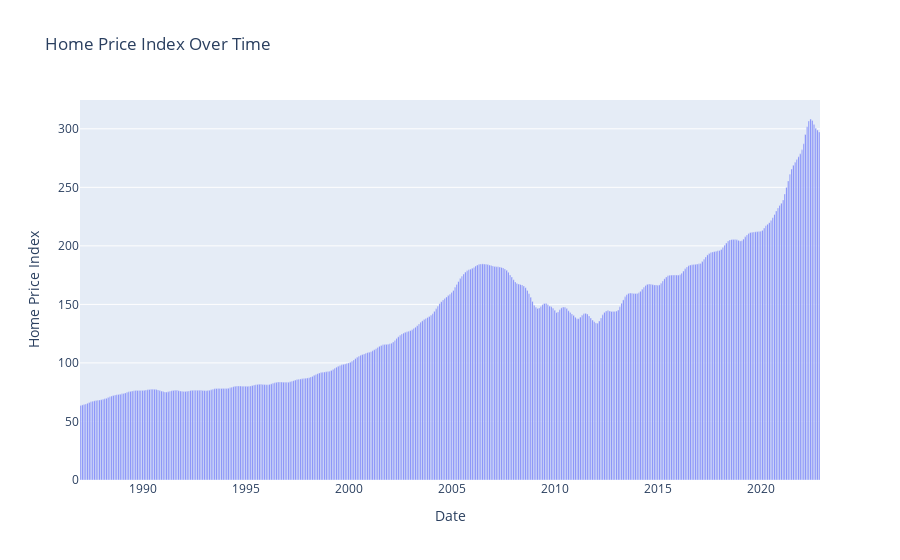

Notebook code cell kept with this figure:
### Code cell
px.bar(home_df, x=home_df.index,  y='Home Price Index', title='Home Price Index Over Time')

### Figure 1 — Plotly figure (JSON) as saved in the notebook; plotly's stock layout.template omitted (floating-point values rounded to 4 significant figures; data arrays with more than 128 entries replaced by an {"elided": "..."} marker saying what was removed)
{"data": [{"alignmentgroup": "True", "hovertemplate": "Date=%{x}<br>Home Price Index=%{y}<extra></extra>", "legendgroup": "", "marker": {"color": "#636efa", "pattern": {"shape": ""}}, "name": "", "offsetgroup": "", "orientation": "v", "showlegend": false, "textposition": "auto", "type": "bar", "x": {"elided": "431 str values"}, "xaxis": "x", "y": {"elided": "431 float values"}, "yaxis": "y"}], "layout": {"barmode": "relative", "legend": {"tracegroupgap": 0}, "title": {"text": "Home Price Index Over Time"}, "xaxis": {"anchor": "y", "domain": [0, 1], "title": {"text": "Date"}}, "yaxis": {"anchor": "x", "domain": [0, 1], "title": {"text": "Home Price Index"}}}}
